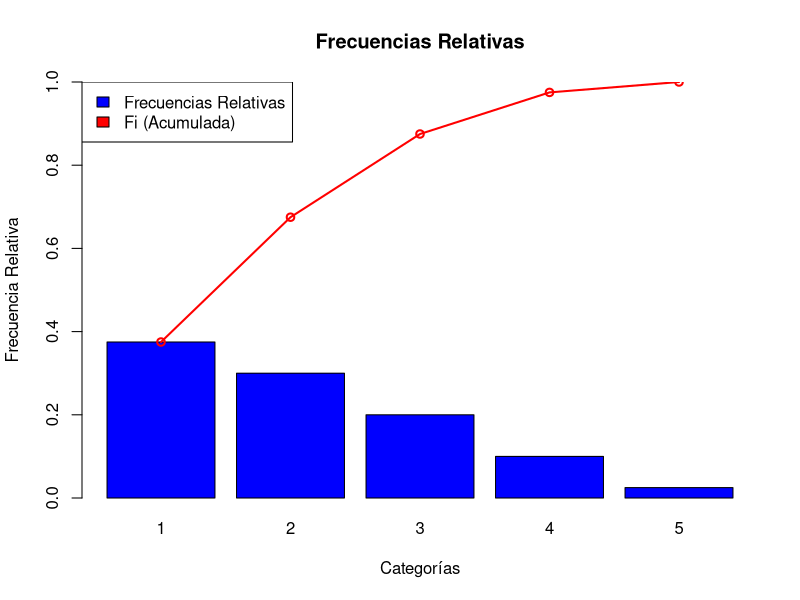
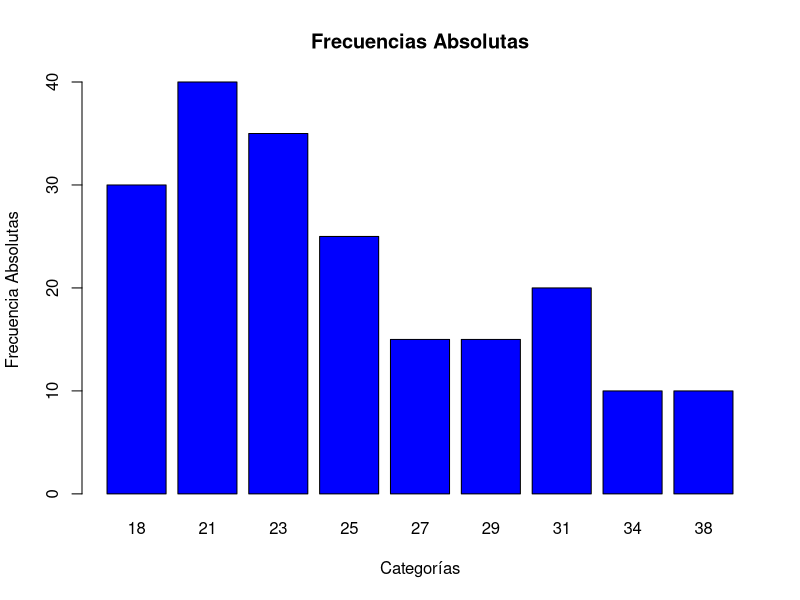
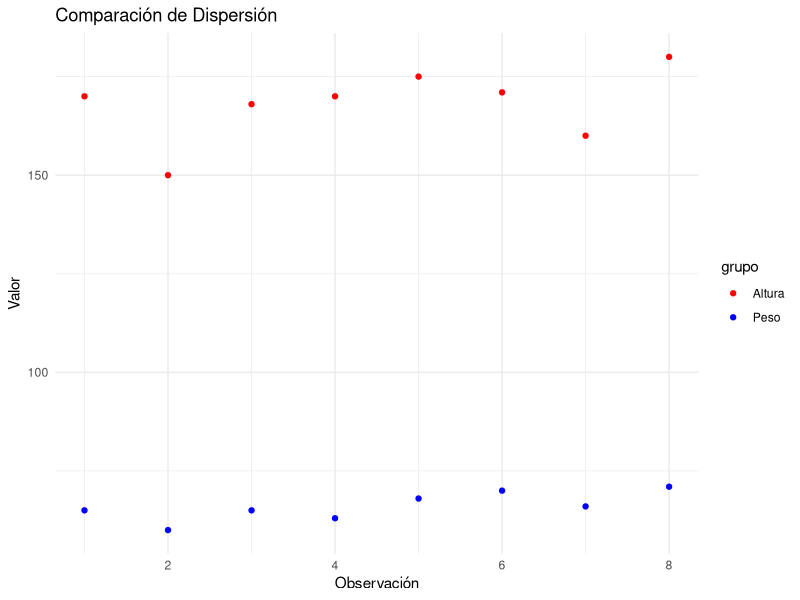

R code for these plots, in order:
## ---- chunk 1
# Funciones

# Función que calcula las frecuencias absolutas dados unos datos crudos
calc_ni <- function(datos_in, xi_in) {
  ni <- sapply(xi_in, function(valor) {
    sum(datos_in == valor)
  })
  return(ni)
}

# Función que calcula las frecuencias relativas de cada dato
calc_fi <- function(datos_in, ni_in) {
  total <- sum(ni_in)
  fi <- sapply(ni_in, function(valor) {
    valor/total
  })
  return(fi)
}

# Función que calcula la frecuencia acumulada. Se puede dar la relativa o absoluta para este fin, sirve para ambas
calc_acumulada <- function(frecuencia_in) {
  frec_acumulada <- c(frecuencia_in[1])
  for (i in 2:length(frecuencia_in)) {
    frec_acumulada <- c(frec_acumulada, 
                        frec_acumulada[i-1] + frecuencia_in[i])
  }
  return(frec_acumulada)
}

# Calcula la media ponderada de unos datos dada su tabla de frecuencias
calc_media_ponderada <- function(datos) {
  return(sum(datos$xi * datos$fi))
}

# Calcula el momento de orden "r" (dado) de una tabla de frecuencias
calc_momento <- function(orden, datos) {
  media <- sum(datos$xi * datos$fi)
  resultado <- sapply(1:length(datos$xi), function(i) {
    (datos$xi[i] - media)^orden * datos$fi[i] 
  })
  return(sum(resultado))
}

# Calcula la desviación típica de una tabla de frecuencias
calc_sd <- function(datos) {
  media <- sum(datos$xi * datos$fi)
  resultado <- sapply(1:length(datos$xi), function(i) {
    (datos$xi[i] - media)^2 * datos$fi[i]
  })
  return(sqrt(sum(resultado)))
}

# Calcula las marcas de clase de una lista de vectores que representan los límites de los intervalos:
# list(c(inf1, max1), c(inf2, max2), ..., c(infN, maxN))
calc_marcas_clase <- function(intervalos){
  marcas <- sapply(intervalos, function(valor) {
    (valor[1] + valor[2])/2
  })
  return(marcas)
}

# Dado un valor C(k) y una tabla de frecuencias con sus intervalos inferiores y superiores en columnas distintas, te calcula el percentil en el que cae
calc_percentil_k <- function(ck, datos) {
  fila <- which(ck >= datos$vida_media_inf & ck < datos$vida_media_sup)
  li_1 <- datos$vida_media_inf[fila]
  ai <- datos$vida_media_sup[fila] - li_1
  resultado <- ((ck - li_1) * (datos$ni[fila] / ai) + datos$Ni[fila-1] ) * 1/sum(datos$ni) 
  return(resultado)
}

# Dato un valor k tal que k < 1 (es decir, no en porcentaje sobre 100, sino en decimal) se calcula el decil. Por ejemplo, para calcular Q1 podríamos dar k = 0.25, el P99, k = 0.99, etc
calc_decil_k <- function(datos, k) {
  return(min(datos$xi[datos$Fi >= k]))
}

# Dada una tabla de frecuencias y, opcionalmente, un coeficiente diferente a 1,5 podemos calcular todos los outlier de la distribución.
calc_outliers <- function(datos, coeficiente = 1.5) {
  Q1 <- calc_decil_k(datos, 0.25)
  Q3 <- calc_decil_k(datos, 0.75)
  IQR <- Q3 - Q1
  IS <- Q3 + coeficiente * IQR
  II <- Q1 - coeficiente * IQR
  outliers <- datos$xi[sapply(datos$ni, function(valor) {
    valor > IS || valor < II
  })]
  return(outliers)
}

# Dadas dos poblaciones como vectores, compara sus dispersiones usando el coeficiente de variación. 

comparar_dispersion <- function(p1, p2) {
  cv1 <- sd(p1) / abs(mean(p1))
  cv2 <- sd(p2) / abs(mean(p2))
  if (cv1 > cv2) {
    return("p1 tiene una mayor dispersión")
  } else if (cv1 < cv2) {
    return("p2 tiene una mayor dispersión")
  } else {
    return("Ambas poblaciones tienen la misma dispersión")
  }
}

## ---- chunk 2

# Main

datos <- c(1,3,2,2,3,1,1,2,2,1,
           1,4,3,1,3,2,3,2,2,2,
           1,2,5,1,3,1,2,1,3,1,
           4,1,1,3,4,2,2,1,1,4)
xi <- sort(unique(datos))
ni <- calc_ni(datos, xi)
fi <- calc_fi(datos, ni)
ni_acumulada <- calc_acumulada(ni)
fi_acumulada <- calc_acumulada(fi)

resultado <- data.frame(
  xi = xi,
  ni = ni,
  fi = fi,
  Ni = ni_acumulada,
  Fi = fi_acumulada
)

print(resultado)
## ---- chunk 3
barp <- barplot(resultado$fi, 
        names.arg=resultado$xi, 
        col="blue", 
        main="Frecuencias Relativas", 
        xlab="Categorías", ylab="Frecuencia Relativa", ylim=c(0, 1))
lines(barp, 
      resultado$Fi,
      type='o', 
      col="red", 
      lwd=2) # 'lwd' es el ancho de la línea
legend("topleft",                      # Ubicación de la leyenda
       legend=c("Frecuencias Relativas", "Fi (Acumulada)"), # Textos de la leyenda
       fill=c("blue", "red"))             # Colores correspondientes
## ---- chunk 4
# Funciones
calc_moda <- function(tabla_frecuencias) {
  if (any(names(tabla_frecuencias) == "fi")) {
    max_freq <- max(tabla_frecuencias$fi)
    modas <- tabla_frecuencias$xi[tabla_frecuencias$fi == max_freq]
  } else {
    print("El dataset debe incluir la columna de frecuencias relativas")
  }
  return(modas)
}

# Main
media <- mean(datos)
mediana <- median(datos)
moda <- calc_moda(resultado)

print(paste("Media: ", media, "Mediana: ", mediana, "Moda: ", paste(moda, collapse = ", ")))
## ---- chunk 5
marcas_clase <- c(18,21,23,25,27,29,31,34,38)
ni <- c(30,40,35,25,15,15,20,10,10)
datos = data.frame(
  xi = marcas_clase,
  ni = ni, 
  fi = calc_fi(marcas_clase, ni)
)
datos

asimetria_fisher <- calc_momento(3, datos) / (calc_sd(datos))^3

barp <- barplot(datos$ni, 
        names.arg=datos$xi, 
        col="blue", 
        main="Frecuencias Absolutas", 
        xlab="Categorías", ylab="Frecuencia Absolutas")
print(paste("Coeficiente de asimetría de Fisher: ", asimetria_fisher, "> 0 Por lo que asimetría positiva o a la derecha"))
## ---- chunk 6
vida_media <- list(c(100,300), c(300,400), c(400,500), c(500,600), c(600,700), c(700,900))
vida_media_inferior <- sapply(vida_media, function(x) x[1])
vida_media_superior <- sapply(vida_media, function(x) x[2])
ni <- c(54, 96, 130, 88, 85, 47)
xi <- calc_marcas_clase(vida_media)
fi = calc_fi(ni_in = ni)
Fi = calc_acumulada(frecuencia_in = fi)
Ni = calc_acumulada(frecuencia_in = ni)

datos <- data.frame(
  vida_media_inf = vida_media_inferior,
  vida_media_sup = vida_media_superior, 
  xi = xi,
  ni = ni,
  fi = fi,
  Fi = Fi,
  Ni = Ni
)

calc_percentil_k(437, datos)
## ---- chunk 7
xi <- c(15,20,21,25,28,29,33,41)
ni <- c(30,25,30,52,45,20,10,1)
fi <- calc_fi(datos_in = xi, ni_in = ni)
Ni <- calc_acumulada(frecuencia_in = ni)
Fi <- calc_acumulada(frecuencia_in = fi)

datos <- data.frame(
  xi = xi,
  ni = ni,
  fi = fi,
  Ni = Ni,
  Fi = Fi
)

calc_outliers(datos)
## ---- chunk 8
library(ggplot2)

# Crear un data.frame con los datos
p1 <- c(65, 60, 65, 63, 68, 70, 66, 71)
p2 <- c(170, 150, 168, 170, 175, 171, 160, 180)

# Crear un data.frame con todos los datos y una columna para identificar el grupo
datos <- data.frame(
  valor = c(p1, p2),
  grupo = rep(c("Peso", "Altura"), each = length(p1)),
  x = rep(1:length(p1), 2)
)

# Gráfico usando ggplot2
ggplot(datos, aes(x = x, y = valor, color = grupo)) +
  geom_point() +
  theme_minimal() +
  labs(x = "Observación", y = "Valor", title = "Comparación de Dispersión") +
  scale_color_manual(values = c("Peso" = "blue", "Altura" = "red"))


comparar_dispersion(p1, p2)

